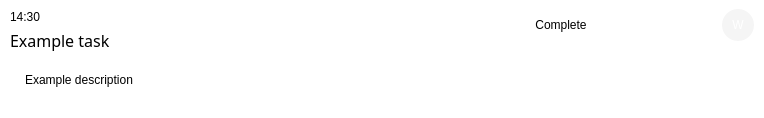
<?xml version="1.0" encoding="UTF-8"?>
<ui version="4.0">
 <class>translucent_frame</class>
 <widget class="QFrame" name="translucent_frame">
  <property name="geometry">
   <rect>
    <x>0</x>
    <y>0</y>
    <width>764</width>
    <height>118</height>
   </rect>
  </property>
  <property name="styleSheet">
   <string notr="true">font: 25 12pt &quot;Segoe UI Light&quot;;
background: rgba(0, 0, 0, 0)</string>
  </property>
  <layout class="QVBoxLayout" name="verticalLayout">
   <property name="spacing">
    <number>5</number>
   </property>
   <property name="leftMargin">
    <number>10</number>
   </property>
   <property name="topMargin">
    <number>0</number>
   </property>
   <property name="rightMargin">
    <number>10</number>
   </property>
   <property name="bottomMargin">
    <number>15</number>
   </property>
   <item>
    <widget class="QWidget" name="top_bar_widget" native="true">
     <layout class="QHBoxLayout" name="horizontalLayout">
      <property name="spacing">
       <number>10</number>
      </property>
      <property name="leftMargin">
       <number>0</number>
      </property>
      <property name="topMargin">
       <number>0</number>
      </property>
      <property name="rightMargin">
       <number>0</number>
      </property>
      <property name="bottomMargin">
       <number>0</number>
      </property>
      <item>
       <widget class="QWidget" name="title_bar" native="true">
        <property name="sizePolicy">
         <sizepolicy hsizetype="Expanding" vsizetype="Preferred">
          <horstretch>0</horstretch>
          <verstretch>0</verstretch>
         </sizepolicy>
        </property>
        <property name="minimumSize">
         <size>
          <width>0</width>
          <height>50</height>
         </size>
        </property>
        <layout class="QVBoxLayout" name="vertical_layout_2">
         <property name="spacing">
          <number>5</number>
         </property>
         <property name="leftMargin">
          <number>0</number>
         </property>
         <property name="topMargin">
          <number>10</number>
         </property>
         <property name="rightMargin">
          <number>0</number>
         </property>
         <property name="bottomMargin">
          <number>0</number>
         </property>
         <item>
          <widget class="QLabel" name="time_label">
           <property name="text">
            <string>14:30</string>
           </property>
          </widget>
         </item>
         <item>
          <widget class="QLabel" name="title_label">
           <property name="font">
            <font>
             <family>Segoe UI Light</family>
             <pointsize>12</pointsize>
             <weight>3</weight>
             <italic>false</italic>
             <bold>false</bold>
            </font>
           </property>
           <property name="text">
            <string>Example task</string>
           </property>
           <property name="wordWrap">
            <bool>true</bool>
           </property>
          </widget>
         </item>
        </layout>
       </widget>
      </item>
      <item alignment="Qt::AlignTop">
       <widget class="QWidget" name="button_bar" native="true">
        <property name="enabled">
         <bool>true</bool>
        </property>
        <property name="sizePolicy">
         <sizepolicy hsizetype="Minimum" vsizetype="Preferred">
          <horstretch>0</horstretch>
          <verstretch>0</verstretch>
         </sizepolicy>
        </property>
        <property name="minimumSize">
         <size>
          <width>0</width>
          <height>50</height>
         </size>
        </property>
        <property name="styleSheet">
         <string notr="true">.QPushButton {
	border: 0px solid;
	border-radius: 20px;
	background: rgba(0, 0, 0, 0);
}
.QPushButton:hover:!pressed {
	background: rgba(0, 0, 0, 20);
}</string>
        </property>
        <layout class="QHBoxLayout" name="horizontal:layout">
         <property name="spacing">
          <number>0</number>
         </property>
         <property name="leftMargin">
          <number>0</number>
         </property>
         <property name="topMargin">
          <number>5</number>
         </property>
         <property name="rightMargin">
          <number>0</number>
         </property>
         <property name="bottomMargin">
          <number>5</number>
         </property>
         <item>
          <widget class="QPushButton" name="toggle_done_btn">
           <property name="sizePolicy">
            <sizepolicy hsizetype="Fixed" vsizetype="Fixed">
             <horstretch>0</horstretch>
             <verstretch>0</verstretch>
            </sizepolicy>
           </property>
           <property name="styleSheet">
            <string notr="true">color: 95, 99, 104;
border: 0px solid;
border-radius: 3px;
padding: 5px;
	</string>
           </property>
           <property name="text">
            <string>Complete</string>
           </property>
          </widget>
         </item>
         <item>
          <widget class="QPushButton" name="edit_btn">
           <property name="sizePolicy">
            <sizepolicy hsizetype="Fixed" vsizetype="Fixed">
             <horstretch>0</horstretch>
             <verstretch>0</verstretch>
            </sizepolicy>
           </property>
           <property name="minimumSize">
            <size>
             <width>40</width>
             <height>40</height>
            </size>
           </property>
           <property name="maximumSize">
            <size>
             <width>40</width>
             <height>40</height>
            </size>
           </property>
           <property name="styleSheet">
            <string notr="true">background-image: url(./res/icons/pencil.png);</string>
           </property>
           <property name="iconSize">
            <size>
             <width>40</width>
             <height>40</height>
            </size>
           </property>
          </widget>
         </item>
         <item>
          <widget class="QPushButton" name="copy_btn">
           <property name="sizePolicy">
            <sizepolicy hsizetype="Fixed" vsizetype="Fixed">
             <horstretch>0</horstretch>
             <verstretch>0</verstretch>
            </sizepolicy>
           </property>
           <property name="minimumSize">
            <size>
             <width>40</width>
             <height>40</height>
            </size>
           </property>
           <property name="maximumSize">
            <size>
             <width>40</width>
             <height>40</height>
            </size>
           </property>
           <property name="styleSheet">
            <string notr="true">background-image: url(./res/icons/copy.png);</string>
           </property>
           <property name="iconSize">
            <size>
             <width>40</width>
             <height>40</height>
            </size>
           </property>
          </widget>
         </item>
         <item>
          <widget class="QPushButton" name="delete_btn">
           <property name="sizePolicy">
            <sizepolicy hsizetype="Fixed" vsizetype="Fixed">
             <horstretch>0</horstretch>
             <verstretch>0</verstretch>
            </sizepolicy>
           </property>
           <property name="minimumSize">
            <size>
             <width>40</width>
             <height>40</height>
            </size>
           </property>
           <property name="maximumSize">
            <size>
             <width>40</width>
             <height>40</height>
            </size>
           </property>
           <property name="styleSheet">
            <string notr="true">background-image: url(./res/icons/trashcan.png);</string>
           </property>
           <property name="iconSize">
            <size>
             <width>40</width>
             <height>40</height>
            </size>
           </property>
          </widget>
         </item>
        </layout>
       </widget>
      </item>
      <item alignment="Qt::AlignTop">
       <widget class="QWidget" name="project_widget" native="true">
        <property name="minimumSize">
         <size>
          <width>0</width>
          <height>50</height>
         </size>
        </property>
        <layout class="QVBoxLayout" name="verticalLayout_2">
         <property name="spacing">
          <number>0</number>
         </property>
         <property name="leftMargin">
          <number>0</number>
         </property>
         <property name="topMargin">
          <number>5</number>
         </property>
         <property name="rightMargin">
          <number>0</number>
         </property>
         <property name="bottomMargin">
          <number>5</number>
         </property>
         <item>
          <widget class="QLabel" name="project_label">
           <property name="sizePolicy">
            <sizepolicy hsizetype="Fixed" vsizetype="Fixed">
             <horstretch>0</horstretch>
             <verstretch>0</verstretch>
            </sizepolicy>
           </property>
           <property name="minimumSize">
            <size>
             <width>32</width>
             <height>32</height>
            </size>
           </property>
           <property name="styleSheet">
            <string notr="true">border: 0px solid;
border-radius: 16px;
color: rgb(255, 255, 255);
background: rgb(245, 245, 245);
font: 12pt &quot;Segoe UI Semibold&quot;;</string>
           </property>
           <property name="text">
            <string>W</string>
           </property>
           <property name="alignment">
            <set>Qt::AlignCenter</set>
           </property>
          </widget>
         </item>
        </layout>
       </widget>
      </item>
     </layout>
    </widget>
   </item>
   <item>
    <widget class="QWidget" name="details_widget" native="true">
     <layout class="QVBoxLayout" name="vertical_layout_3">
      <property name="spacing">
       <number>0</number>
      </property>
      <property name="leftMargin">
       <number>15</number>
      </property>
      <property name="topMargin">
       <number>0</number>
      </property>
      <property name="rightMargin">
       <number>15</number>
      </property>
      <property name="bottomMargin">
       <number>0</number>
      </property>
      <item>
       <widget class="QLabel" name="description_label">
        <property name="sizePolicy">
         <sizepolicy hsizetype="Preferred" vsizetype="Minimum">
          <horstretch>0</horstretch>
          <verstretch>0</verstretch>
         </sizepolicy>
        </property>
        <property name="text">
         <string>Example description</string>
        </property>
        <property name="wordWrap">
         <bool>true</bool>
        </property>
        <property name="openExternalLinks">
         <bool>true</bool>
        </property>
        <property name="textInteractionFlags">
         <set>Qt::TextBrowserInteraction</set>
        </property>
       </widget>
      </item>
     </layout>
    </widget>
   </item>
  </layout>
 </widget>
 <resources>
  <include location="icon_resouce.qrc"/>
 </resources>
 <connections/>
</ui>
